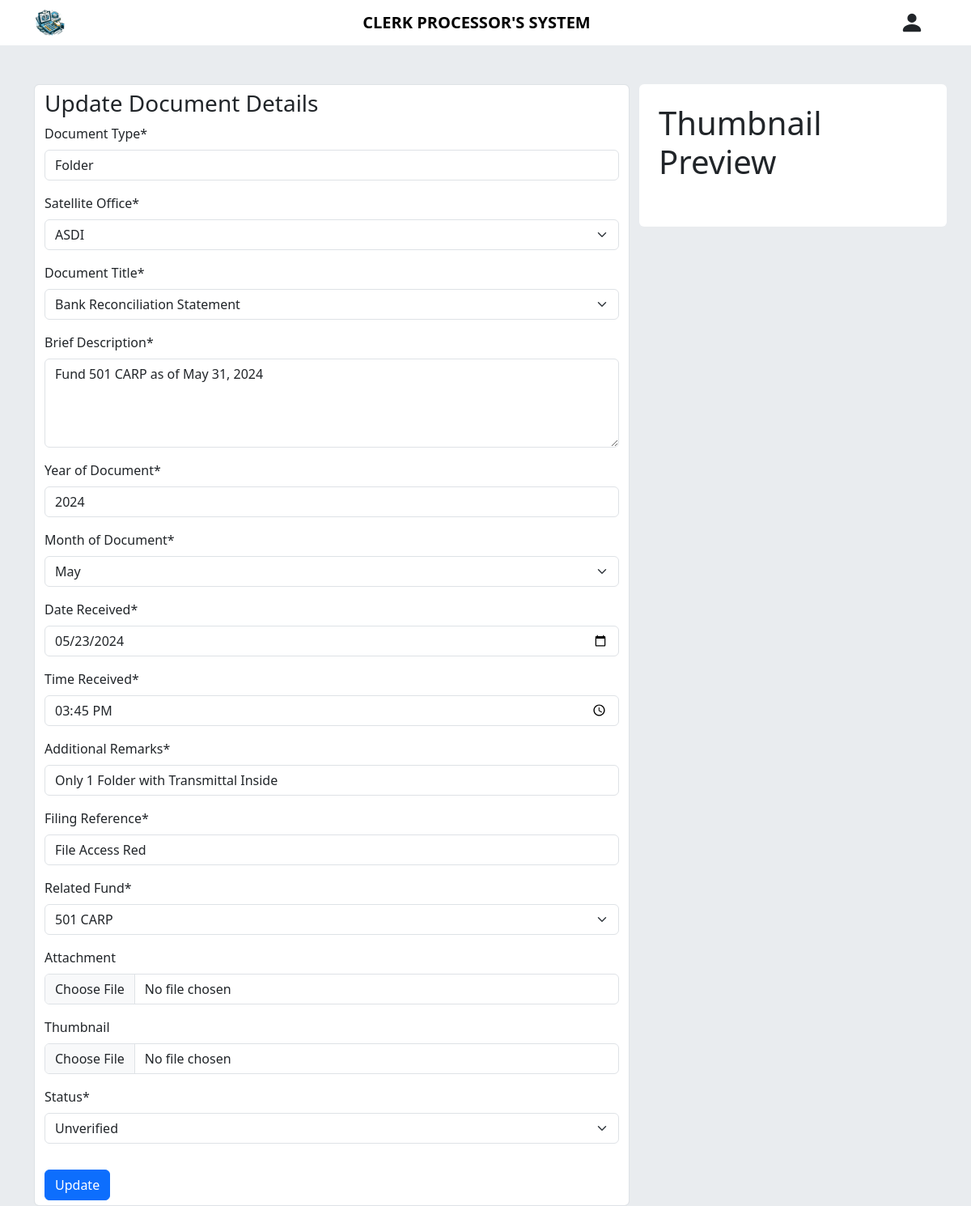
Page /doc-inventory/update-document/2/edit/ on the committed database.
### docsInventoryHandler/models.py (models this page shows, shortened)
class Document(models.Model):
    type = models.CharField(max_length=100)
    title = models.CharField(max_length=100)
    description = models.CharField(max_length=250)
    doc_year = models.IntegerField()
    doc_month = models.IntegerField()
    remarks = models.CharField(max_length=150)
    filing_ref = models.CharField(max_length=60)
    fund = models.CharField(max_length=10)
    date_received = models.DateField()
    time_received = models.TimeField()
    created_at = models.DateTimeField(auto_now_add=True)
    updated_at = models.DateTimeField(auto_now=True)
    thumbnail = models.FileField(upload_to="MultiFiles/Inventory/thumbnail", blank=True, null=True)
    attachment = models.FileField(upload_to="MultiFiles/Inventory/attachment", blank=True, null=True)
    status = models.CharField(max_length=20, default="unverified")
    office = models.CharField(max_length=100, default="ASDI")

### docsInventoryHandler/views.py (the view)
# urls.py: path('update-document/<int:pk>/edit/', views.update_document, name='update-document'),
def update_document(request, pk):
    doc = Document.objects.get(pk=pk)
    if request.method == 'POST':
        form = DocumentForm(request.POST, request.FILES, instance=doc)
        if form.is_valid():
            form.save()
            return redirect('docsInventoryIndex')
    else:
        form = DocumentForm(instance=doc)
    return render(request, 'docsInventoryHandler/forms/update_document.html', {'form':form, 'doc': doc})

### docsInventoryHandler/templates/docsInventoryHandler/forms/update_document.html (shortened to what this page needs)
{% extends 'base/base.html' %}
{% load crispy_forms_tags %}
{% block content%}
<div class="container mt-5">
    <div class="row">
        <div class="col-8">
            <form class="form-control" method="POST" enctype="multipart/form-data">
                <h3>Update Document Details</h3>
                {{ form | crispy}}
                <button class="btn btn-primary mt-3" type="submit">Update</button>
            </form>
        </div>
        <div class="col-4 bg-white p-4 align-self-start rounded">
            <h1>Thumbnail Preview</h1>
        </div>
    </div>
</div>
{% endblock %}

### rows in the picture
Document: type "Folder", office "ASDI", title "Bank Reconciliation Statement", description "Fund 501 CARP as of May 31, 2024", doc_year "2024", doc_month "May", date_received "05/23/2024", time_received "15:45:00", remarks "Only 1 Folder with Transmittal Inside", filing_ref "File Access Red", fund "501 CARP", status "Unverified"
